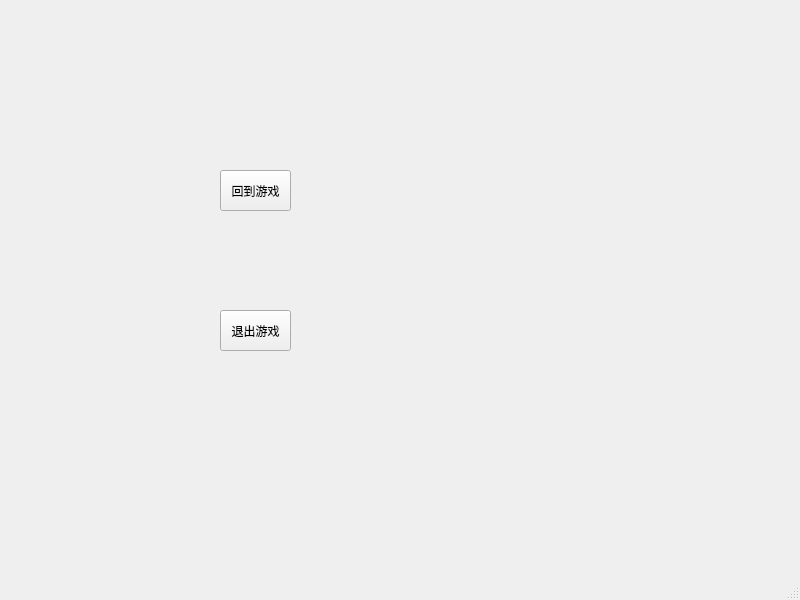
<?xml version="1.0" encoding="UTF-8"?>
<ui version="4.0">
 <class>menu</class>
 <widget class="QMainWindow" name="menu">
  <property name="geometry">
   <rect>
    <x>0</x>
    <y>0</y>
    <width>800</width>
    <height>600</height>
   </rect>
  </property>
  <property name="windowTitle">
   <string>MainWindow</string>
  </property>
  <widget class="QWidget" name="centralwidget">
   <widget class="QPushButton" name="resume">
    <property name="geometry">
     <rect>
      <x>220</x>
      <y>170</y>
      <width>71</width>
      <height>41</height>
     </rect>
    </property>
    <property name="text">
     <string>回到游戏</string>
    </property>
   </widget>
   <widget class="QPushButton" name="quit">
    <property name="geometry">
     <rect>
      <x>220</x>
      <y>310</y>
      <width>71</width>
      <height>41</height>
     </rect>
    </property>
    <property name="text">
     <string>退出游戏</string>
    </property>
   </widget>
  </widget>
  <widget class="QMenuBar" name="menubar">
   <property name="geometry">
    <rect>
     <x>0</x>
     <y>0</y>
     <width>800</width>
     <height>17</height>
    </rect>
   </property>
  </widget>
  <widget class="QStatusBar" name="statusbar"/>
 </widget>
 <resources/>
 <connections/>
</ui>
